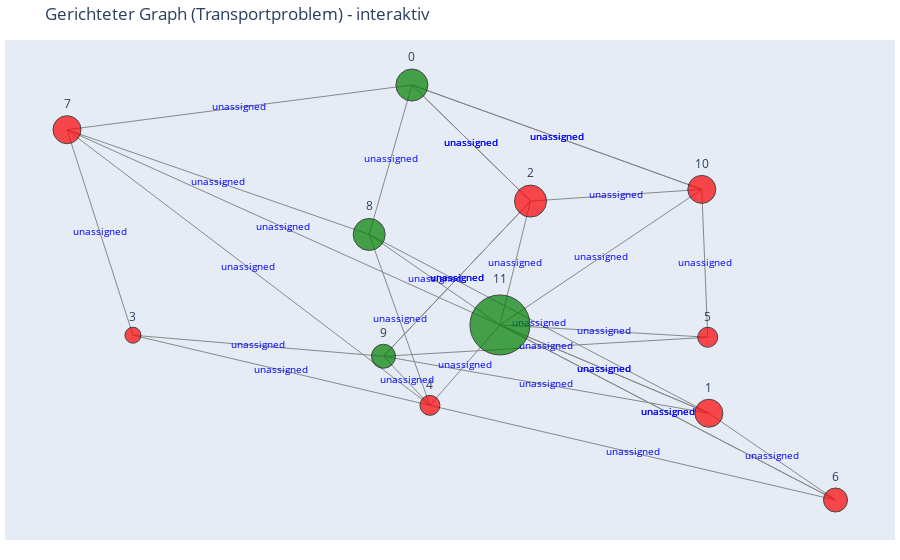

Source (notebook cell):
### Code cell
# Interaktive Plotly-Visualisierung des gerichteten Graphen (mit Kanten-Transport-Labels)
# Dieses Beispiel nutzt das Spring-Layout von networkx.
import math
pos = nx.spring_layout(G, seed=seed)
# Kanten-Spuren zusammenstellen
edge_x = []
edge_y = []
# Für Labels auf den Kanten: mittelpunkte und texts sammeln
edge_label_x = []
edge_label_y = []
edge_label_text = []
for u, v in G.edges():
    x0, y0 = pos[u]
    x1, y1 = pos[v]
    edge_x += [x0, x1, None]
    edge_y += [y0, y1, None]
    # Mittelpunkt für das Label
    mx, my = (x0 + x1) / 2.0, (y0 + y1) / 2.0
    edge_label_x.append(mx)
    edge_label_y.append(my)
    transported = G[u][v].get('transported', -1)
    edge_label_text.append('unassigned' if transported < 0 else str(transported))
edge_trace = go.Scatter(x=edge_x, y=edge_y, mode='lines', line=dict(width=1, color='#888'), hoverinfo='none')
# Label-Trace für Kanten
edge_label_trace = go.Scatter(x=edge_label_x, y=edge_label_y, mode='text', text=edge_label_text, hoverinfo='none', textfont=dict(color='blue', size=10))

# Node-Spuren
node_x = []
node_y = []
node_text = []
node_color = []
node_size = []
for nid, data in G.nodes(data=True):
    x, y = pos[nid]
    node_x.append(x)
    node_y.append(y)
    supply = data.get('supply', 0)
    node_text.append(f'id={nid}\nsupply={supply}')
    if supply > 0:
        node_color.append('green')
    elif supply < 0:
        node_color.append('red')
    else:
        node_color.append('gray')
    # Größe: Basis 20 + Faktor nach absolutem supply (schön zur Visualisierung)
    node_size.append(max(10, 12 + abs(supply) * 4))

node_trace = go.Scatter(
    x=node_x, y=node_y,
    mode='markers+text',
    text=[str(n) for n in G.nodes()],
    textposition='top center',
    hovertext=node_text,
    hoverinfo='text',
    marker=dict(color=node_color, size=node_size, line=dict(width=1, color='black'))
)

fig = go.Figure(data=[edge_trace, edge_label_trace, node_trace],
                layout=go.Layout(title='Gerichteter Graph (Transportproblem) - interaktiv',
                                 showlegend=False,
                                 hovermode='closest',
                                 margin=dict(b=20,l=5,r=5,t=40),
                                 xaxis=dict(showgrid=False, zeroline=False, showticklabels=False),
                                 yaxis=dict(showgrid=False, zeroline=False, showticklabels=False)))
fig.show()

### Figure 1 — Plotly figure (JSON) as saved in the notebook; plotly's stock layout.template omitted (floating-point values rounded to 4 significant figures)
{"data": [{"hoverinfo": "none", "line": {"color": "#888", "width": 1}, "mode": "lines", "type": "scatter", "x": [-0.168, -1, null, -0.168, 0.5312, null, -0.168, 0.1181, null, 0.5483, 0.8537, null, 0.5483, -0.2711, null, 0.5483, 0.04432, null, 0.1181, -0.168, null, 0.1181, 0.5312, null, 0.1181, -0.2366, null, 0.1181, 0.04432, null, -0.8409, -0.1245, null, -0.8409, -1, null, -0.1245, 0.8537, null, -0.1245, -0.2366, null, -0.1245, -1, null, 0.5456, -0.2366, null, 0.5456, 0.04432, null, 0.8537, 0.04432, null, -1, -0.2711, null, -0.2711, -0.168, null, -0.2711, -0.1245, null, -0.2366, 0.1181, null, -0.2366, -0.8409, null, -0.2366, 0.5483, null, 0.5312, -0.168, null, 0.5312, 0.5456, null, 0.5312, 0.04432, null, 0.04432, -1, null, 0.04432, 0.8537, null, 0.04432, -0.1245, null, 0.04432, -0.2711, null, 0.04432, 0.5483, null], "y": [0.9798, 0.7688, null, 0.9798, 0.4873, null, 0.9798, 0.4321, null, -0.569, -0.9783, null, -0.569, 0.2747, null, -0.569, -0.1524, null, 0.4321, 0.9798, null, 0.4321, 0.4873, null, 0.4321, -0.3002, null, 0.4321, -0.1524, null, -0.2007, -0.5316, null, -0.2007, 0.7688, null, -0.5316, -0.9783, null, -0.5316, -0.3002, null, -0.5316, 0.7688, null, -0.2104, -0.3002, null, -0.2104, -0.1524, null, -0.9783, -0.1524, null, 0.7688, 0.2747, null, 0.2747, 0.9798, null, 0.2747, -0.5316, null, -0.3002, 0.4321, null, -0.3002, -0.2007, null, -0.3002, -0.569, null, 0.4873, 0.9798, null, 0.4873, -0.2104, null, 0.4873, -0.1524, null, -0.1524, 0.7688, null, -0.1524, -0.9783, null, -0.1524, -0.5316, null, -0.1524, 0.2747, null, -0.1524, -0.569, null]}, {"hoverinfo": "none", "mode": "text", "text": ["unassigned", "unassigned", "unassigned", "unassigned", "unassigned", "unassigned", "unassigned", "unassigned", "unassigned", "unassigned", "unassigned", "unassigned", "unassigned", "unassigned", "unassigned", "unassigned", "unassigned", "unassigned", "unassigned", "unassigned", "unassigned", "unassigned", "unassigned", "unassigned", "unassigned", "unassigned", "unassigned", "unassigned", "unassigned", "unassigned", "unassigned", "unassigned"], "textfont": {"color": "blue", "size": 10}, "type": "scatter", "x": [-0.584, 0.1816, -0.02497, 0.701, 0.1386, 0.2963, -0.02497, 0.3246, -0.05927, 0.08119, -0.4827, -0.9205, 0.3646, -0.1806, -0.5623, 0.1545, 0.2949, 0.449, -0.6356, -0.2196, -0.1978, -0.05927, -0.5388, 0.1558, 0.1816, 0.5384, 0.2878, -0.4778, 0.449, -0.0401, -0.1134, 0.2963], "y": [0.8743, 0.7335, 0.7059, -0.7736, -0.1472, -0.3607, 0.7059, 0.4597, 0.06594, 0.1398, -0.3662, 0.284, -0.755, -0.4159, 0.1186, -0.2553, -0.1814, -0.5653, 0.5217, 0.6272, -0.1285, 0.06594, -0.2504, -0.4346, 0.7335, 0.1384, 0.1674, 0.3082, -0.5653, -0.342, 0.06114, -0.3607]}, {"hoverinfo": "text", "hovertext": ["id=0\nsupply=5", "id=1\nsupply=-4", "id=2\nsupply=-5", "id=3\nsupply=-1", "id=4\nsupply=-2", "id=5\nsupply=-2", "id=6\nsupply=-3", "id=7\nsupply=-4", "id=8\nsupply=5", "id=9\nsupply=3", "id=10\nsupply=-4", "id=11\nsupply=12"], "marker": {"color": ["green", "red", "red", "red", "red", "red", "red", "red", "green", "green", "red", "green"], "line": {"color": "black", "width": 1}, "size": [32, 28, 32, 16, 20, 20, 24, 28, 32, 24, 28, 60]}, "mode": "markers+text", "text": ["0", "1", "2", "3", "4", "5", "6", "7", "8", "9", "10", "11"], "textposition": "top center", "type": "scatter", "x": [-0.168, 0.5483, 0.1181, -0.8409, -0.1245, 0.5456, 0.8537, -1, -0.2711, -0.2366, 0.5312, 0.04432], "y": [0.9798, -0.569, 0.4321, -0.2007, -0.5316, -0.2104, -0.9783, 0.7688, 0.2747, -0.3002, 0.4873, -0.1524]}], "layout": {"hovermode": "closest", "margin": {"b": 20, "l": 5, "r": 5, "t": 40}, "showlegend": false, "title": {"text": "Gerichteter Graph (Transportproblem) - interaktiv"}, "xaxis": {"showgrid": false, "showticklabels": false, "zeroline": false}, "yaxis": {"showgrid": false, "showticklabels": false, "zeroline": false}}}
